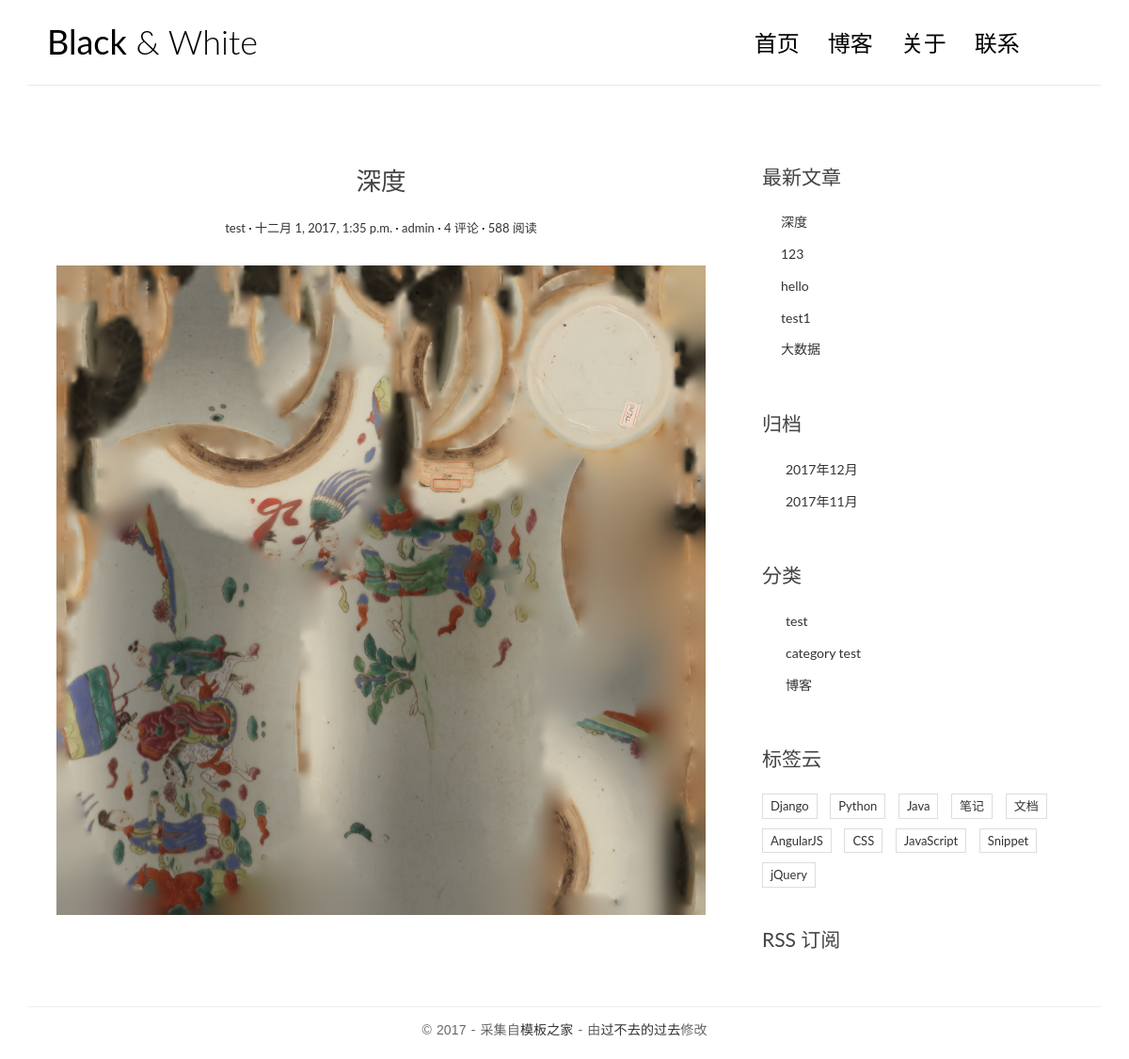
The page /post/6/ on the database as committed earlier.
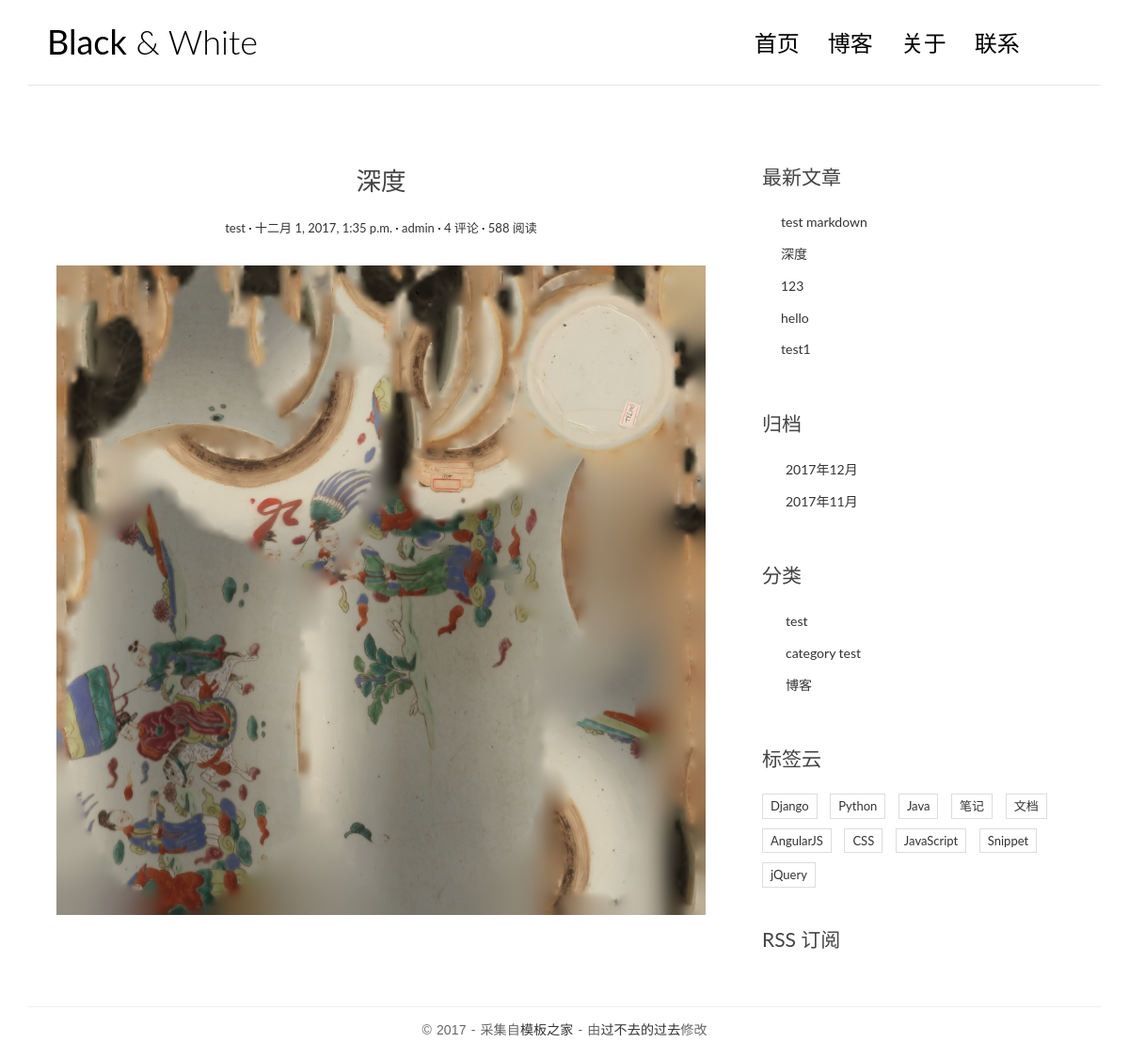
The same page on the database as committed later.
### blog/models.py (models this page shows, shortened)
class Post(models.Model):
    title = models.CharField('标题', max_length=70)
    body = models.TextField()
    created_time = models.DateTimeField('创建时间')
    modified_time = models.DateTimeField('最后修改时间')
    excerpt = models.CharField('摘要', max_length=200, blank=True)
    category = models.ForeignKey(Category)
    tags = models.ManyToManyField(Tag, blank=True)
    author = models.ForeignKey(User)
    def get_absolute_url(self):
        return reverse('blog:detail', kwargs={'pk': self.pk})

class Category(models.Model):
    name = models.CharField('类别', max_length=100)
    def __str__(self):
        return self.name

### blog/views.py (the view)
# urls.py: url(r'^post/(?P<pk>[0-9]+)/$', views.detail, name='detail'),
def detail(request, pk):
    post = get_object_or_404(Post, pk=pk)
    post.body = markdown.markdown(post.body,
                                  extensions=[
                                      'markdown.extensions.extra',
                                      'markdown.extensions.codehilite',
                                      'markdown.extensions.toc',
                                  ])
    return render(request, 'blog/single.html', context={'post': post})

### blog/templatetags/blog_tags.py (called while the page is built)
@register.simple_tag
def get_recent_post(num=5):
    return Post.objects.all().order_by('-created_time')[:num]

@register.simple_tag
def archives():
    return Post.objects.dates('created_time', 'month', order='DESC')

@register.simple_tag
def get_categories():
    return Category.objects.all()

### templates/blog/single.html (shortened to what this page needs)
{% extends 'blog/base.html' %}
{% block main %}
    <article class="post post-{{ post.pk }}">
                    <header class="entry-header">
                        <h1 class="entry-title">{{ post.title }}</h1>
                        <div class="entry-meta">
                            <span class="post-category"><a href="#">{{ post.category }}</a></span>
                            <span class="post-date"><a href="#"><time class="entry-date"
                                                                      datetime="2012-11-09T23:15:57+00:00">{{ post.created_time }}</time></a></span>
                            <span class="post-author"><a href="#">{{ post.author }}</a></span>
                            <span class="comments-link"><a href="#">4 评论</a></span>
                            <span class="views-count"><a href="#">588 阅读</a></span>
                        </div>
                    </header>
                    <div class="entry-content clearfix">
                        {{ post.body|safe }}
                    </div>
                </article>
{% endblock main %}

### templates/blog/base.html (shortened to what the changed rows need)
{% load staticfiles %}
{% load blog_tags %}
<!DOCTYPE html>
<html>
<head>
    <link rel="stylesheet" href="{% static 'blog/css/bootstrap.min.css' %}">
    <link rel="stylesheet" href="{% static 'blog/css/highlights/github.css' %}">
    <link rel="stylesheet" href="http://code.ionicframework.com/ionicons/2.0.1/css/ionicons.min.css">
    <link rel="stylesheet" href="{% static 'blog/css/pace.css' %}">
    <link rel="stylesheet" href="{% static 'blog/css/custom.css' %}">
</head>
<body>
<div class="container">
    <header id="site-header">
        <div class="row">
            <div class="col-md-4 col-sm-5 col-xs-8">
                <div class="logo">
                    <h1><a href="index.html"><b>Black</b> &amp; White</a></h1>
                </div>
            </div>
        </div>
    </header>
</div>
<div class="content-body">
    <div class="container">
        <div class="row">
            <main class="col-md-8">
                {% block main %}
                {% endblock main %}
            </main>
            <aside class="col-md-4">
                <div class="widget widget-recent-posts">
                  {% get_recent_post as recent_post_list %}
                    <ul>
                        {% for post in recent_post_list %}
                        <li>
                        <a href="{{ post.get_absolute_url }}">{{ post.title }}</a>
                        </li>
                            {% empty %}
                            暂无文章！！
                        {% endfor %}
                    </ul>
                </div>
                <div class="widget widget-archives">
                    {% archives as date_list %}
                    <ul>
                        {% for date in date_list %}
                            <li><a href="{% url 'blog:archives' date.year date.month %}"> {{ date.year }}年{{ date.month }}月</a></li>
                        {% empty %}
                            暂无归档
                        {% endfor %}
                    </ul>
                </div>
                <div class="widget widget-category">
                   {% get_categories as category_list %}
                    <ul>
                    {% for category in category_list %}
                        <li>
                        <a href="{% url 'blog:category' category.pk %}">{{ category.name }}</a>
                        </li>
                    {% empty %}
                        暂无分类！！
                    {% endfor %}
                    </ul>
                </div>
            </aside>
        </div>
    </div>
</div>
</body>
</html>

Rows that differ between the two databases and show on the page:
no longer on this page (row unchanged): Post: title "大数据"
added Post: title "test markdown"
